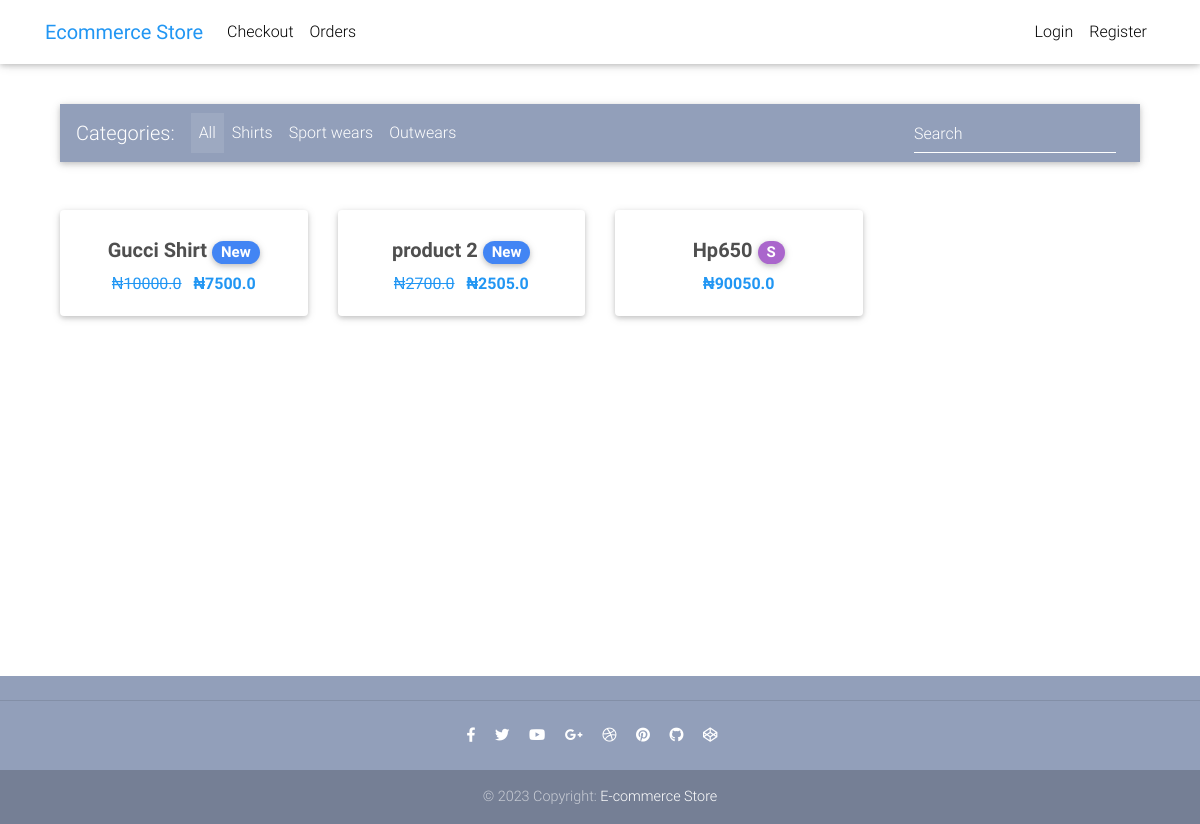
The page / on the database its author committed.
### core/models.py (models this page shows, shortened)
class Item(models.Model):
    title = models.CharField(max_length=100)
    price = models.FloatField()
    discount_price = models.FloatField(null = True, blank = True)
    category = models.ForeignKey(Category, on_delete = models.CASCADE)
    label = models.CharField(choices = LABEL_CHOICES, max_length=10)
    description = models.TextField()
    slug = models.SlugField()
    def get_absolute_url(self):
        return reverse("product", kwargs={"slug":self.slug})

### core/views.py (the view)
# urls.py: path("", HomeView.as_view(), name="home"),
class HomeView(ListView):
    model = Item
    template_name = "core/home-page.html"
    context_object_name = "products"
    paginate_by = 4

### templates/core/home-page.html (shortened to what this page needs)
{% extends 'base.html' %}
{% load static %}
{% block content %}
  <main>
    <div class="container">
      <nav class="navbar navbar-expand-lg navbar-dark mdb-color lighten-3 mb-5">
        <span class="navbar-brand">Categories:</span>
        <div class="collapse navbar-collapse" id="basicExampleNav">
          <ul class="navbar-nav mr-auto">
            <li class="nav-item active">
              <a class="nav-link" href="#">All
              </a>
            </li>
            <li class="nav-item">
              <a class="nav-link" href="#">Shirts</a>
            </li>
            <li class="nav-item">
              <a class="nav-link" href="#">Sport wears</a>
            </li>
            <li class="nav-item">
              <a class="nav-link" href="#">Outwears</a>
            </li>
          </ul>
          <form class="form-inline">
            <div class="md-form my-0">
              <input class="form-control mr-sm-2" type="text" placeholder="Search" aria-label="Search">
            </div>
          </form>
        </div>
      </nav>
      <section class="text-center mb-4">
        <div class="row wow fadeIn">
{% for product in products %}
          <div class="col-lg-3 col-md-6 mb-4">
            <div class="card">
              <div class="card-body text-center">
                <h5>
                  <strong>
                    <a class="dark-grey-text" href="{{ product.get_absolute_url }}" >{{product.title}}
                      <span class="badge badge-pill {{product.get_label_display}}-color">{{product.label}}</span>
                    </a>
                  </strong>
                </h5>
                <div class=" blue-text">
                  {% if product.discount_price %}
                &#8358;</font><del class="mr-2">{{product.price}}</del>
                  <strong>&#8358;{{product.discount_price}}</strong>
                  {% else %}
                  <strong>&#8358;{{product.price}}</strong>
                  {% endif %}
                </div>
              </div>
            </div>
          </div>
{% endfor%}
        </div>
      </section>
    </div>
  </main>
{% endblock content %}

### templates/base.html (style rules this page uses)
html, body, header, .carousel { height: 60vh; }

### rows shown on the page
Item: title "Gucci Shirt", label "New", price "10000.0", discount_price "7500.0"
Item: title "product 2", label "New", price "2700.0", discount_price "2505.0"
Item: title "Hp650", label "S", price "90050.0"
